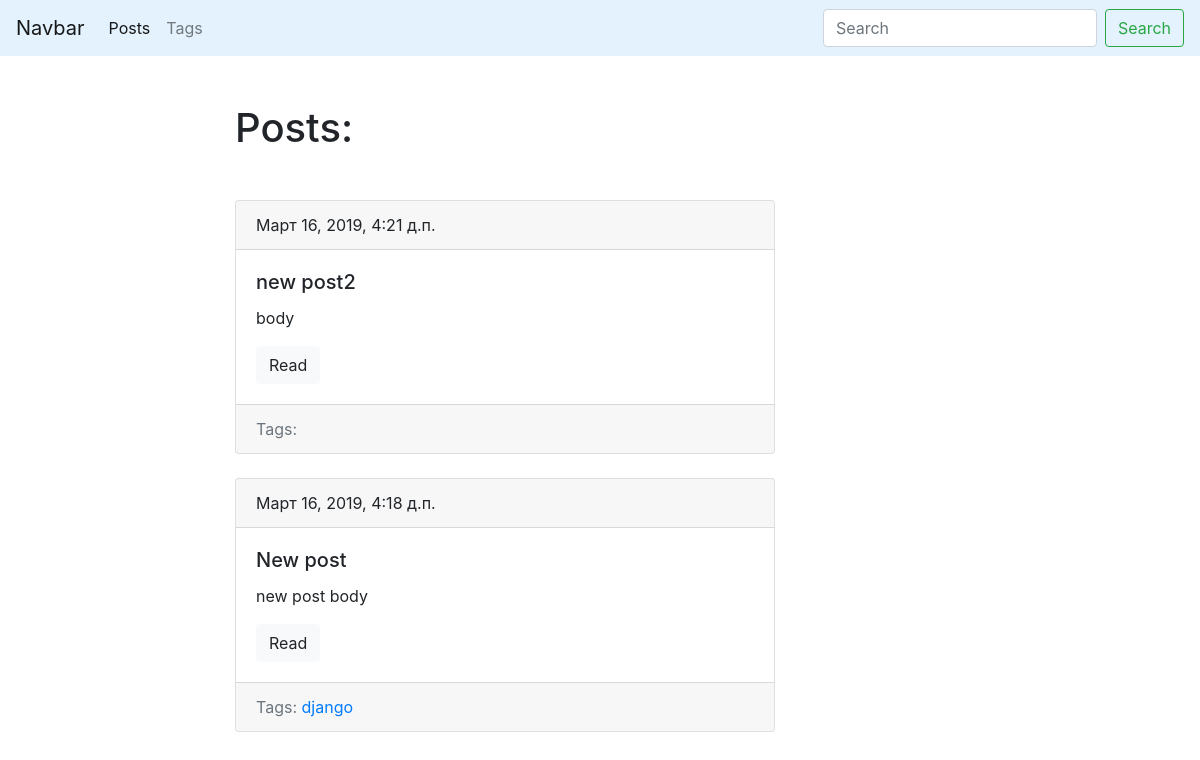
/blog/, run on an earlier commit of the app's database.
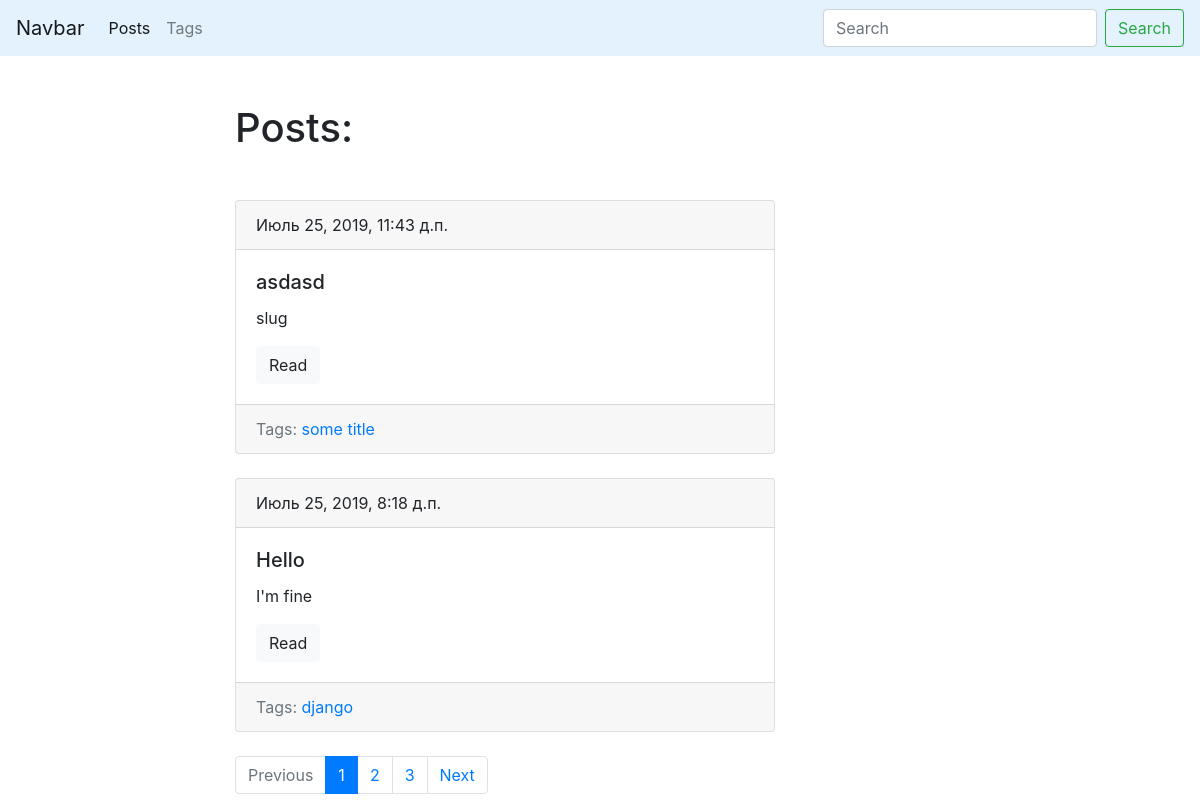
And on a later commit of the database.
### blog/models.py (models this page shows, shortened)
class Post(models.Model):
    title = models.CharField(max_length=150, db_index=True)
    slug = models.SlugField(max_length=150, blank=True, unique=True)
    body = models.TextField(blank=True, db_index=True)
    tags = models.ManyToManyField('Tag', blank=True, related_name='posts')
    date_pub = models.DateTimeField(auto_now_add=True)
    class Meta:
        ordering = ['-date_pub']

class Tag(models.Model):
    title = models.CharField(max_length=50)
    slug = models.SlugField(max_length=50, unique=True)
    def get_absolute_url(self):
        return reverse('tag_detail_url', kwargs={'slug': self.slug})
    class Meta:
        ordering = ['title']

### blog/views.py (the view)
# urls.py: path('', post_list, name='posts_list_url'),
def post_list(request):
    search_query = request.GET.get('search', '')
    if search_query:
        posts = Post.objects.filter(Q(title__icontains=search_query) | Q(body__icontains=search_query))
    else:
        posts = Post.objects.all()
    paginator = Paginator(posts, 2)
    page_number = request.GET.get('page', 1)
    page = paginator.get_page(page_number)
    is_paginated = page.has_other_pages()
    if page.has_previous():
        prev_url = '?page={}'.format(page.previous_page_number())
    else:
        prev_url = ''
    if page.has_next():
        next_url = '?page={}'.format(page.next_page_number())
    else:
        next_url = ''
    context = {
        'page_object': page,
        'is_paginated': is_paginated,
        'next_url': next_url,
        'prev_url': prev_url
    }
    return render(request, 'blog/index.html', context=context)

### blog/templates/blog/index.html (shortened to what this page needs)
{% extends 'blog/base_blog.html' %}
  {% block content %}
      <h1 class="mb-5">Posts:</h1>
      {% for post in page_object.object_list %}
          {% include 'blog/includes/post_card_template.html' %}
      {% endfor %}
  {% endblock %}

### blog/templates/blog/includes/post_card_template.html
<div class="card mb-4">
    <div class="card-header">
        {{ post.date_pub }}
    </div>
    <div class="card-body">
        <h5 class="card-title">{{ post.title }}</h5>
        <p class="card-text">{{ post.body|truncatewords:15 }}</p>
        <a href="{% url 'post_detail_url' slug=post.slug %}" class="btn btn-light">Read</a>
    </div>
    <div class="card-footer text-muted">
        Tags:
        {% for tag in post.tags.all %}
            <a href="{{ tag.get_absolute_url }}">{{ tag.title }}</a>
        {% endfor %}
    </div>
</div>

What changed in the data, as far as the page shows it:
no longer on this page (row unchanged): Post: date_pub "Март 16, 2019, 4:21 д.п.", title "new post2", body "body"
no longer on this page (row edited): Post: date_pub "Март 16, 2019, 4:18 д.п.", title "New post", body "new post body", Tag (title "django")
added Post: date_pub "Июль 25, 2019, 11:43 д.п.", title "asdasd", body "slug"
now on this page (row unchanged): Tag: title "some title", shown under "Июль 25, 2019, 11:43 д.п."
added Post: date_pub "Июль 25, 2019, 8:18 д.п.", title "Hello", body "I'm fine", Tag (title "django")
Also different on the page:
text now shown: "Previous Next"
new list line: "1"
new list line: "2"
new list line: "3"
